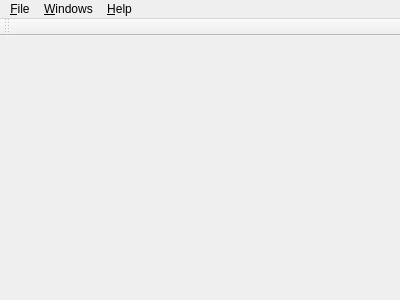
<?xml version="1.0" encoding="UTF-8"?>
<ui version="4.0">
 <class>MainWindow</class>
 <widget class="QMainWindow" name="MainWindow">
  <property name="geometry">
   <rect>
    <x>0</x>
    <y>0</y>
    <width>400</width>
    <height>300</height>
   </rect>
  </property>
  <property name="windowTitle">
   <string>Ulduzsoft Karaoke Player</string>
  </property>
  <widget class="QWidget" name="centralWidget"/>
  <widget class="QMenuBar" name="mainMenuBar">
   <property name="geometry">
    <rect>
     <x>0</x>
     <y>0</y>
     <width>400</width>
     <height>20</height>
    </rect>
   </property>
   <widget class="QMenu" name="menu_File">
    <property name="title">
     <string>&amp;File</string>
    </property>
    <addaction name="actionPlay_file"/>
    <addaction name="separator"/>
    <addaction name="action_Quit"/>
   </widget>
   <widget class="QMenu" name="menuWindows">
    <property name="title">
     <string>&amp;Windows</string>
    </property>
    <addaction name="action_Player_window"/>
    <addaction name="separator"/>
    <addaction name="actionSettings"/>
   </widget>
   <widget class="QMenu" name="menu_Help">
    <property name="title">
     <string>&amp;Help</string>
    </property>
    <addaction name="action_About"/>
   </widget>
   <addaction name="menu_File"/>
   <addaction name="menuWindows"/>
   <addaction name="menu_Help"/>
  </widget>
  <widget class="QToolBar" name="mainToolBar">
   <attribute name="toolBarArea">
    <enum>TopToolBarArea</enum>
   </attribute>
   <attribute name="toolBarBreak">
    <bool>false</bool>
   </attribute>
  </widget>
  <action name="actionPlay_file">
   <property name="text">
    <string>Play file...</string>
   </property>
  </action>
  <action name="action_Quit">
   <property name="text">
    <string>&amp;Quit</string>
   </property>
  </action>
  <action name="action_Player_window">
   <property name="checkable">
    <bool>true</bool>
   </property>
   <property name="text">
    <string>&amp;Player window</string>
   </property>
  </action>
  <action name="action_About">
   <property name="text">
    <string>&amp;About</string>
   </property>
  </action>
  <action name="actionSettings">
   <property name="text">
    <string>Settings</string>
   </property>
  </action>
 </widget>
 <layoutdefault spacing="6" margin="11"/>
 <resources/>
 <connections/>
</ui>
